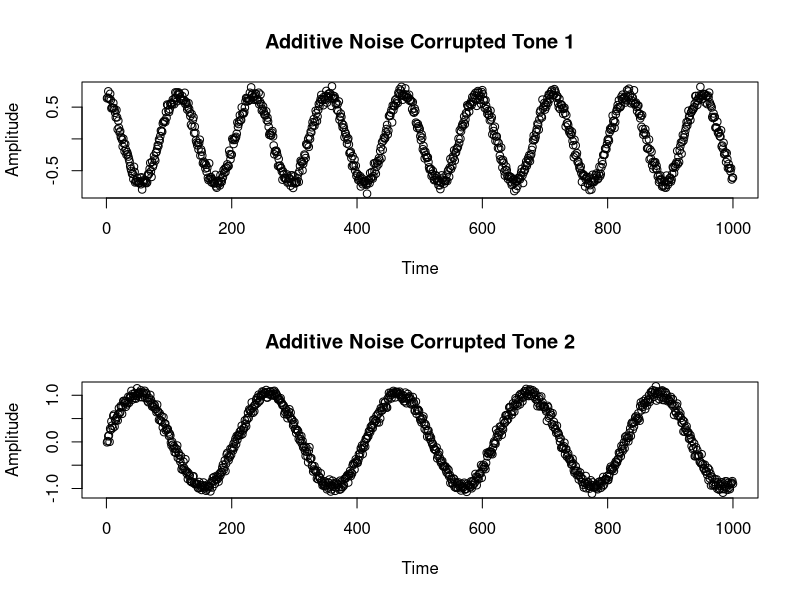
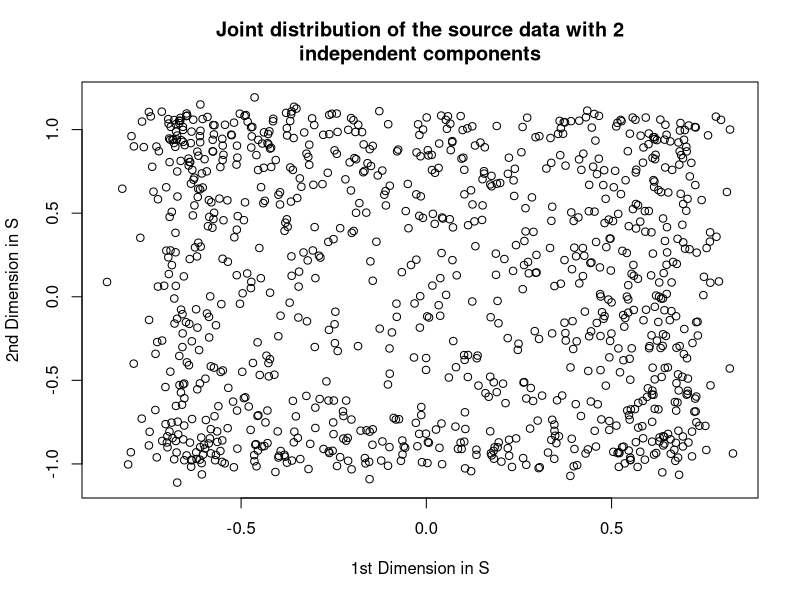
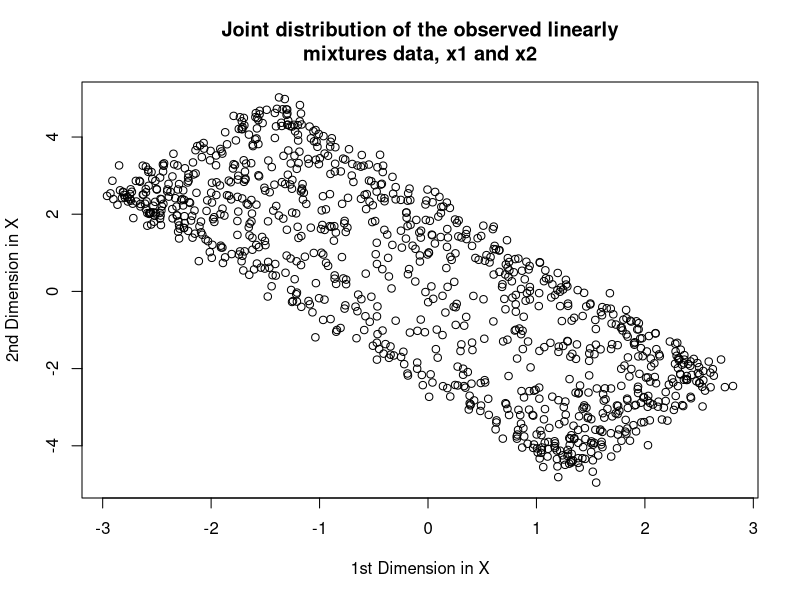
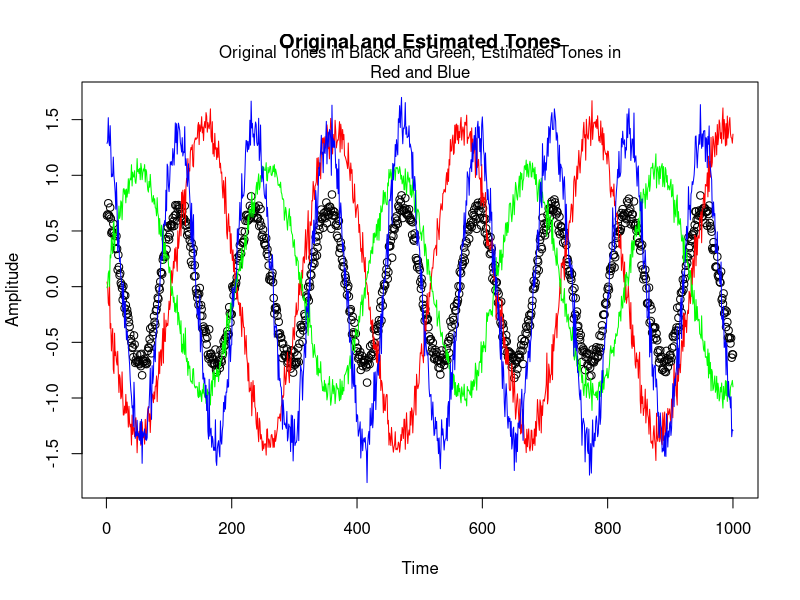
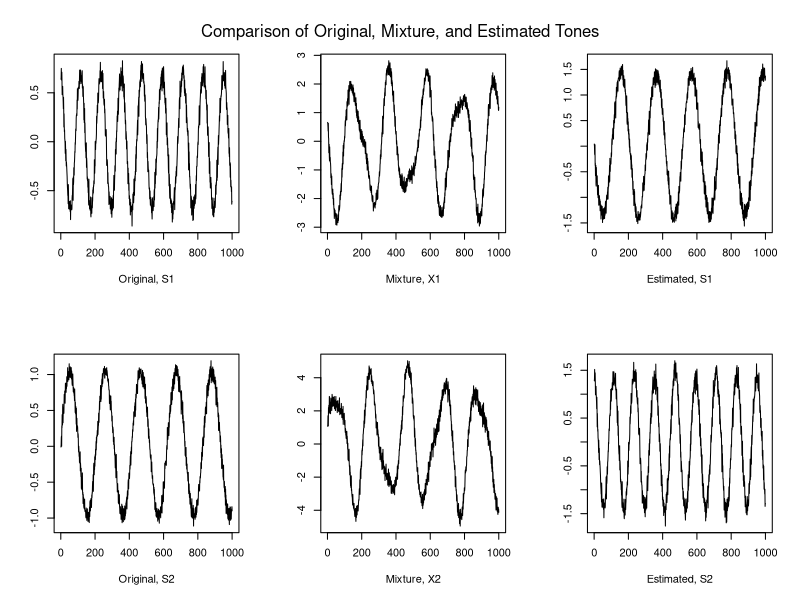

Generate these figures, in order, with R:
# Part a) Generate and Plot Original Tones

library(MASS) # To use mvrnorm()
set.seed(123)

# Tone 1 corrupted by noise
s1 <- 0.7*sin((1:1000)/19+0.57*pi) + mvrnorm(n =1000, mu=0, Sigma= 0.004)
s1 <- as.numeric(s1)

# s1 <- 0.7*sin((1:1000)/19+0.57*pi) + rnorm(n =1000, 0, 0.004)


# Tone 2 corrupted by noise
s2 <- sin((1:1000)/33) + mvrnorm(n = 1000, mu = 0.03, Sigma = 0.005)
s2 <- as.numeric(s2)

# Plot to see Original (source) Tones
par(mfcol = c(2, 1))
plot(s1, main="Additive Noise Corrupted Tone 1", xlab="Time", ylab = "Amplitude")
plot(s2, main = "Additive Noise Corrupted Tone 2", xlab = "Time", ylab = "Amplitude")

# Part b) Create Source Matrix (S)

S <- matrix(c(s1, s2), 1000, 2)
head(S)

# Part c) Create Mixing Matrix (A) and Obtain Observed Mixtures (X)

A <- matrix(c(1, 1.73, -2, 3.41), 2, 2, byrow = TRUE)
X <- S %*% A  # Mixing Process: X = SA
head(X)

# Part d) Joint Distributions Scatter Plots
# par(mfcol = c(1,1))
dev.off()    # reset the mfrow/mfcol parameter

# Scatter plot of S
plot(S, main = "Joint distribution of the source data with 2\nindependent components", 
     xlab = "1st Dimension in S", ylab = "2nd Dimension in S")

# Scatter plot of X
plot(X, main = "Joint distribution of the observed linearly\nmixtures data, x1 and x2", 
     xlab = "1st Dimension in X", ylab = "2nd Dimension in X")

# Part e) Estimate Source Tones Using fastICA

# install.packages("fastICA")
library(fastICA)
?fastICA

est <- fastICA(X, 2, alg.typ ="parallel", fun="logcosh",
               method = "C", verbose=TRUE)
str(est)

# Estimates of source tones
est$S

# Part f) Plot and Compare Original vs. Estimated Tones

# Original and Estimated tones, S and \hat{S}:
dev.off()    # reset the mfrow/mfcol parameter
ymin <- min(s1, s2, est$S[,1], est$S[,2])
ymax <- max(s1, s2, est$S[,1], est$S[,2])

plot(s1, col="black", main = "Original and Estimated Tones",
     xlab = "Time", ylab ="Amplitude", ylim=c(ymin,ymax))
lines(est$S[,1], col="red")    # first column of S_hat
lines(s2, col="green")
lines(est$S[,2], col="blue")  # second column of S_hat
mtext("Original Tones in Black and Green, Estimated Tones in\nRed and Blue")

# The combination of 6 graphs - Original, Mixtures, and Estimated Tones:
par(mfcol = c(2, 3))
plot(1:1000, S[,1], type = "l", xlab = "Original, S1", ylab = "")
plot(1:1000, S[,2], type = "l", xlab = "Original, S2", ylab = "")
plot(1:1000, X[,1], type = "l", xlab = "Mixture, X1", ylab = "")
plot(1:1000, X[,2], type = "l", xlab = "Mixture, X2", ylab = "")
plot(1:1000, est$S[,1], type="l", xlab="Estimated, S1", ylab="")
plot(1:1000, est$S[,2], type="l", xlab="Estimated, S2", ylab="")
mtext("Comparison of Original, Mixture, and Estimated Tones",
      side=3, line= -3, outer=TRUE)
